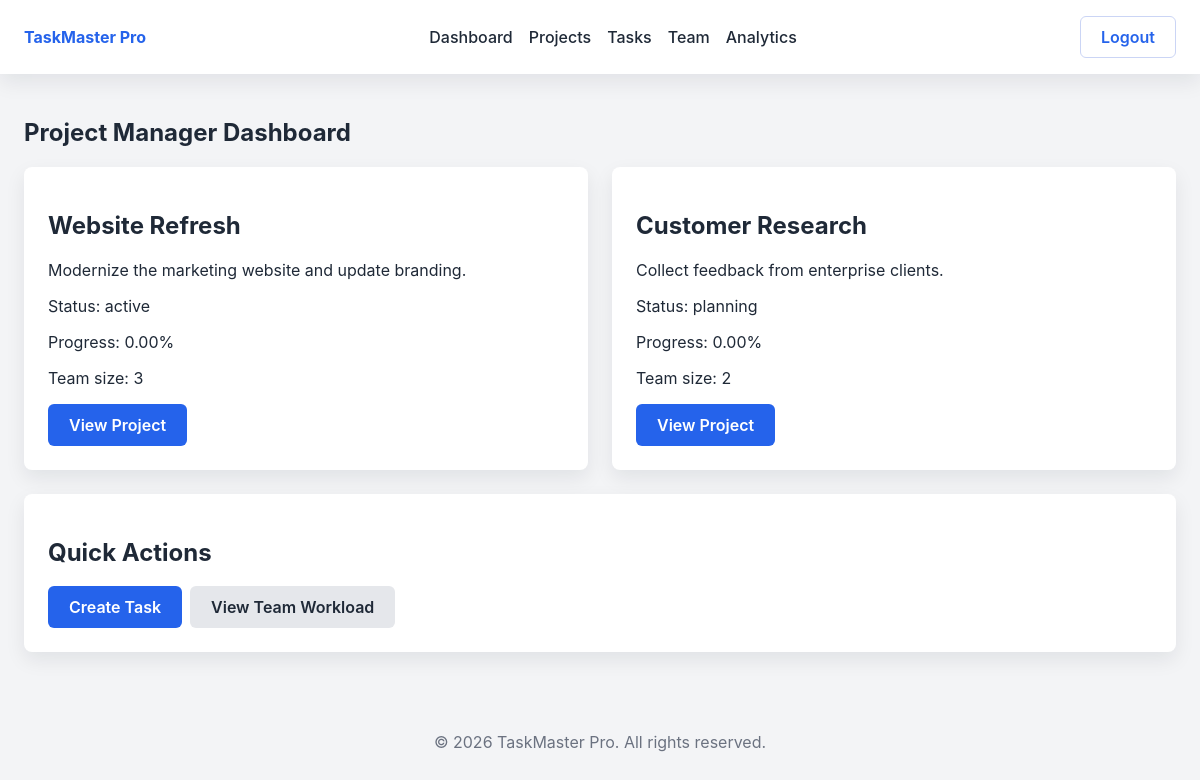
The page /dashboard/manager.php (signed in) on the database its author committed.
### tables this page shows
CREATE TABLE IF NOT EXISTS projects (
    project_id INT PRIMARY KEY AUTO_INCREMENT,
    project_name VARCHAR(200) NOT NULL,
    description TEXT,
    start_date DATE NOT NULL,
    end_date DATE NOT NULL,
    category ENUM('development', 'design', 'marketing', 'research', 'operations', 'other') DEFAULT 'other',
    priority ENUM('low', 'medium', 'high', 'critical') DEFAULT 'medium',
    budget DECIMAL(12, 2) NULL,
    budget_currency VARCHAR(3) DEFAULT 'USD',
    status ENUM('planning', 'active', 'on_hold', 'completed', 'cancelled') DEFAULT 'active',
    created_by INT NOT NULL,
    organization_id INT NOT NULL,
    enable_time_tracking BOOLEAN DEFAULT TRUE,
    enable_ai_suggestions BOOLEAN DEFAULT TRUE,
    client_visible BOOLEAN DEFAULT FALSE,
    ai_health_score DECIMAL(5,2) NULL COMMENT 'AI-calculated 0-100',
    completion_percentage DECIMAL(5,2) DEFAULT 0.00,
    created_at TIMESTAMP DEFAULT CURRENT_TIMESTAMP,
    updated_at TIMESTAMP DEFAULT CURRENT_TIMESTAMP ON UPDATE CURRENT_TIMESTAMP,
    FOREIGN KEY (created_by) REFERENCES users(user_id),
    FOREIGN KEY (organization_id) REFERENCES organizations(org_id) ON DELETE CASCADE,
    INDEX idx_status (status),
    INDEX idx_organization (organization_id),
    INDEX idx_dates (start_date, end_date),
    INDEX idx_created_by (created_by)
);

### includes/functions.php (called while the page is built, shortened)
<?php
function sanitize_output(?string $value): string
{
    return htmlspecialchars((string) $value, ENT_QUOTES, 'UTF-8');
}
?>

### dashboard/manager.php (the view, shortened to what this page needs)
<?php
require_once __DIR__ . '/../includes/auth_helper.php';
require_once __DIR__ . '/../includes/header.php';
$userId = $_SESSION['user_id'];
$stmt = $pdo->prepare('SELECT projects.*, COUNT(project_team.user_id) as team_size
    FROM projects
    LEFT JOIN project_team ON project_team.project_id = projects.project_id
    WHERE projects.created_by = ?
    GROUP BY projects.project_id
    ORDER BY projects.updated_at DESC');
$stmt->execute([$userId]);
$projects = $stmt->fetchAll();
?>
<section class="dashboard">
    <h1>Project Manager Dashboard</h1>
    <div class="card-grid">
        <?php foreach ($projects as $project) : ?>
            <div class="card">
                <h2><?php echo sanitize_output($project['project_name']); ?></h2>
                <p><?php echo sanitize_output($project['description']); ?></p>
                <p>Status: <?php echo sanitize_output($project['status']); ?></p>
                <p>Progress: <?php echo sanitize_output($project['completion_percentage']); ?>%</p>
                <p>Team size: <?php echo sanitize_output($project['team_size']); ?></p>
                <a class="button button--primary" href="/projects/view.php?id=<?php echo sanitize_output($project['project_id']); ?>">View Project</a>
            </div>
        <?php endforeach; ?>
    </div>
    <div class="card">
        <h2>Quick Actions</h2>
        <div class="button-group">
            <a class="button button--primary" href="/tasks/create.php">Create Task</a>
            <a class="button button--secondary" href="/analytics/team.php">View Team Workload</a>
        </div>
    </div>
</section>
<?php require_once __DIR__ . '/../includes/footer.php'; ?>

### includes/header.php (shortened to what this page needs)
<?php
require_once __DIR__ . '/functions.php';
?>
<!DOCTYPE html>
<html lang="en">
<head>
    <link rel="stylesheet" href="/assets/css/main.css">
    <link rel="stylesheet" href="/assets/css/forms.css">
    <link rel="stylesheet" href="/assets/css/auth.css">
</head>
<body>
<?php require_once __DIR__ . '/navigation.php'; ?>
<main class="app-main">

### includes/navigation.php (shortened to what this page needs)
<?php
$role = $_SESSION['role'] ?? null;
?>
<nav class="app-nav">
    <div class="app-nav__brand">
        <a href="/">TaskMaster Pro</a>
    </div>
    <ul class="app-nav__links">
        <?php if ($role === 'super_admin') : ?>
            <li><a href="/dashboard/admin.php">Dashboard</a></li>
            <li><a href="/projects/index.php">Projects</a></li>
            <li><a href="/users/manage.php">Users</a></li>
            <li><a href="/analytics/overview.php">Analytics</a></li>
            <li><a href="/profile/view.php">Settings</a></li>
        <?php elseif ($role === 'project_manager') : ?>
            <li><a href="/dashboard/manager.php">Dashboard</a></li>
            <li><a href="/projects/index.php">Projects</a></li>
            <li><a href="/tasks/my_tasks.php">Tasks</a></li>
            <li><a href="/analytics/team.php">Team</a></li>
            <li><a href="/analytics/overview.php">Analytics</a></li>
        <?php elseif ($role === 'client_observer') : ?>
            <li><a href="/dashboard/client.php">Dashboard</a></li>
            <li><a href="/projects/index.php">Projects</a></li>
            <li><a href="/profile/view.php">Profile</a></li>
        <?php endif; ?>
    </ul>
    <div class="app-nav__actions">
        <?php if ($role) : ?>
            <a class="button button--outline" href="/auth/logout.php">Logout</a>
        <?php else : ?>
            <a class="button button--primary" href="/auth/login.php">Login</a>
        <?php endif; ?>
    </div>
</nav>

### includes/footer.php (shortened to what this page needs)
</main>
<footer class="app-footer">
    <p>&copy; <?php echo date('Y'); ?> TaskMaster Pro. All rights reserved.</p>
</footer>
</body>
</html>

### assets/css/main.css (style rules this page uses)
:root { --color-primary: #2563eb; --color-success: #10b981; --color-warning: #f59e0b; --color-danger: #ef4444; --color-bg: #f3f4f6; --color-text: #1f2937; --color-text-light: #6b7280; --color-white: #ffffff; --spacing-sm: 8px; --spacing-md: 16px; --spacing-lg: 24px; --radius-md: 8px; --shadow-md: 0 8px 20px rgba(15, 23, 42, 0.08); }
* { box-sizing: border-box; }
body { margin: 0; font-family: -apple-system, BlinkMacSystemFont, 'Segoe UI', sans-serif; color: var(--color-text); background: var(--color-bg); }
.app-nav { display: flex; justify-content: space-between; align-items: center; padding: var(--spacing-md) var(--spacing-lg); background: var(--color-white); box-shadow: var(--shadow-md); }
.app-nav__brand a { font-weight: 700; color: var(--color-primary); text-decoration: none; }
.app-nav__links { list-style: none; display: flex; gap: var(--spacing-md); margin: 0; padding: 0; }
.app-nav__links a { text-decoration: none; color: var(--color-text); font-weight: 500; }
.app-nav__actions { display: flex; gap: var(--spacing-sm); }
.app-main { padding: var(--spacing-lg); }
.card { background: var(--color-white); border-radius: var(--radius-md); box-shadow: var(--shadow-md); padding: var(--spacing-lg); margin-bottom: var(--spacing-lg); }
.card-grid { display: grid; gap: var(--spacing-lg); grid-template-columns: repeat(auto-fit, minmax(260px, 1fr)); }
.button { display: inline-block; padding: 10px 20px; border-radius: 6px; text-decoration: none; border: 1px solid transparent; cursor: pointer; font-weight: 600; }
.button--primary { background: var(--color-primary); color: var(--color-white); }
.button--secondary { background: #e5e7eb; color: var(--color-text); }
.button--outline { border-color: #cbd5f5; color: var(--color-primary); background: transparent; }
.button-group { display: flex; flex-wrap: wrap; gap: var(--spacing-sm); }
.app-footer { text-align: center; padding: var(--spacing-md); color: var(--color-text-light); }

### rows shown on the page
projects: project_name "Website Refresh", description "Modernize the marketing website and update branding.", status "active", completion_percentage "0.00", team_size "3"
projects: project_name "Customer Research", description "Collect feedback from enterprise clients.", status "planning", completion_percentage "0.00", team_size "2"
